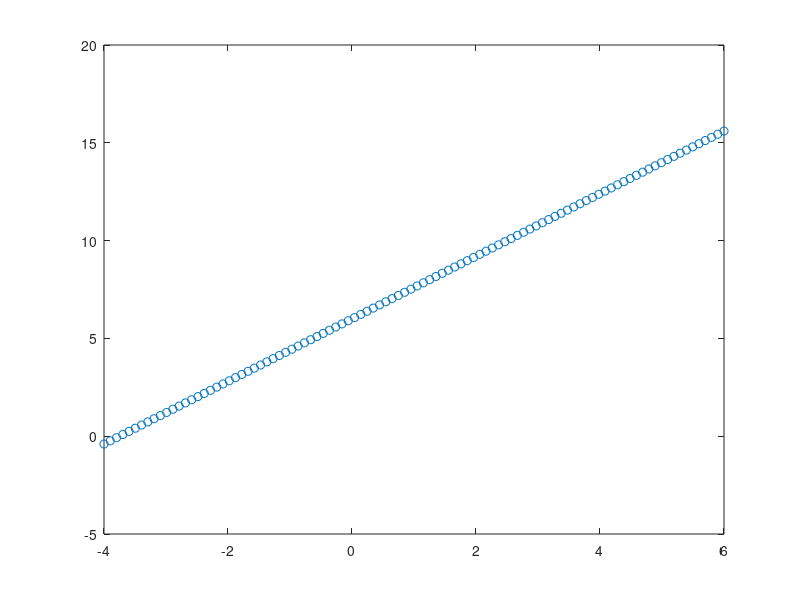

Write the MATLAB code that produced this figure.
close all
clear all
clc

xStart = -4;
xEnd = 6;
samples = 100

m = 1.6;
c = 6;

mean = 0;
c = 6;

x = linspace(xStart,xEnd, samples);

y = m*x + c;

plot(x,y,'o');

